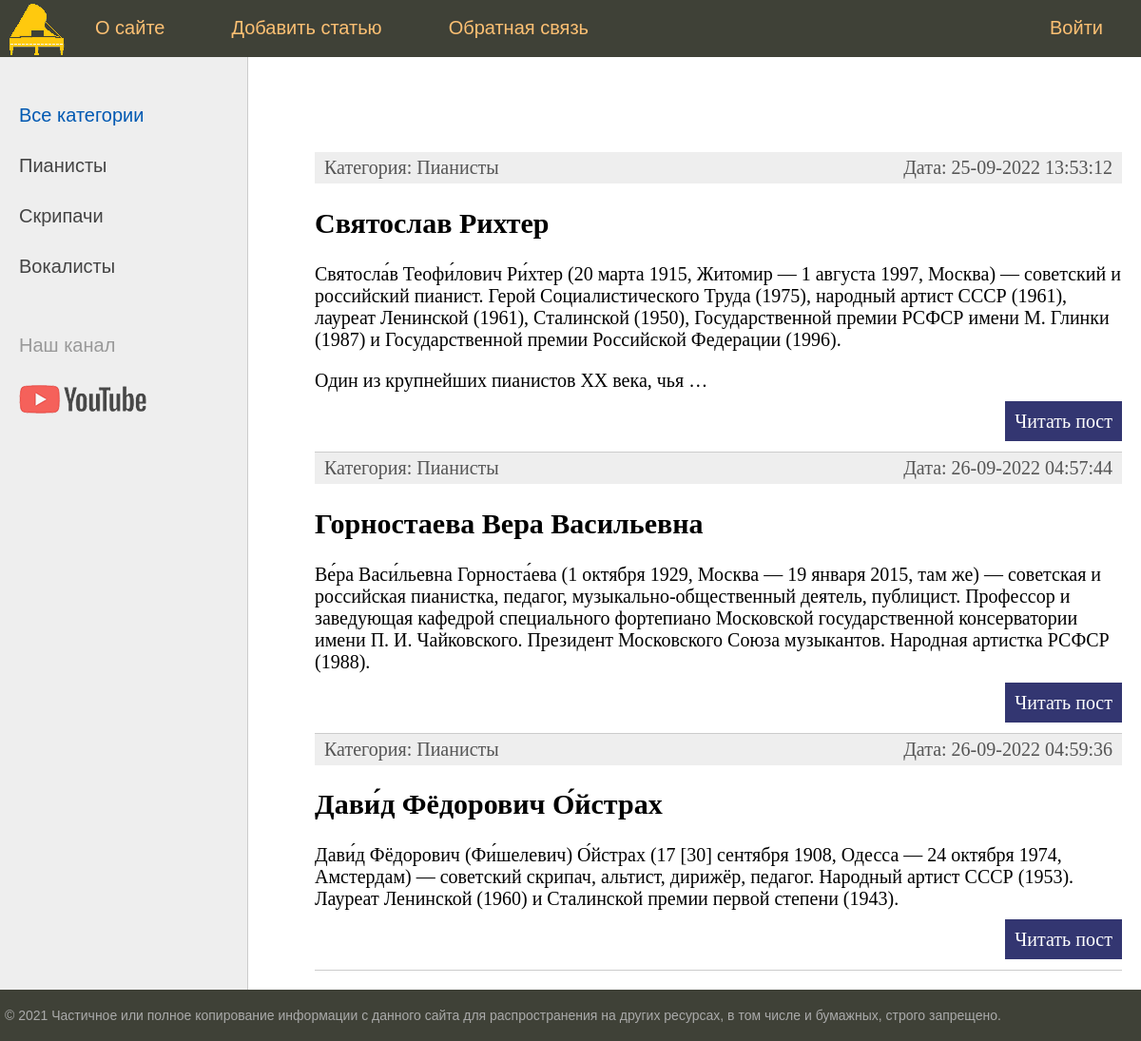
The app's page /, older data.
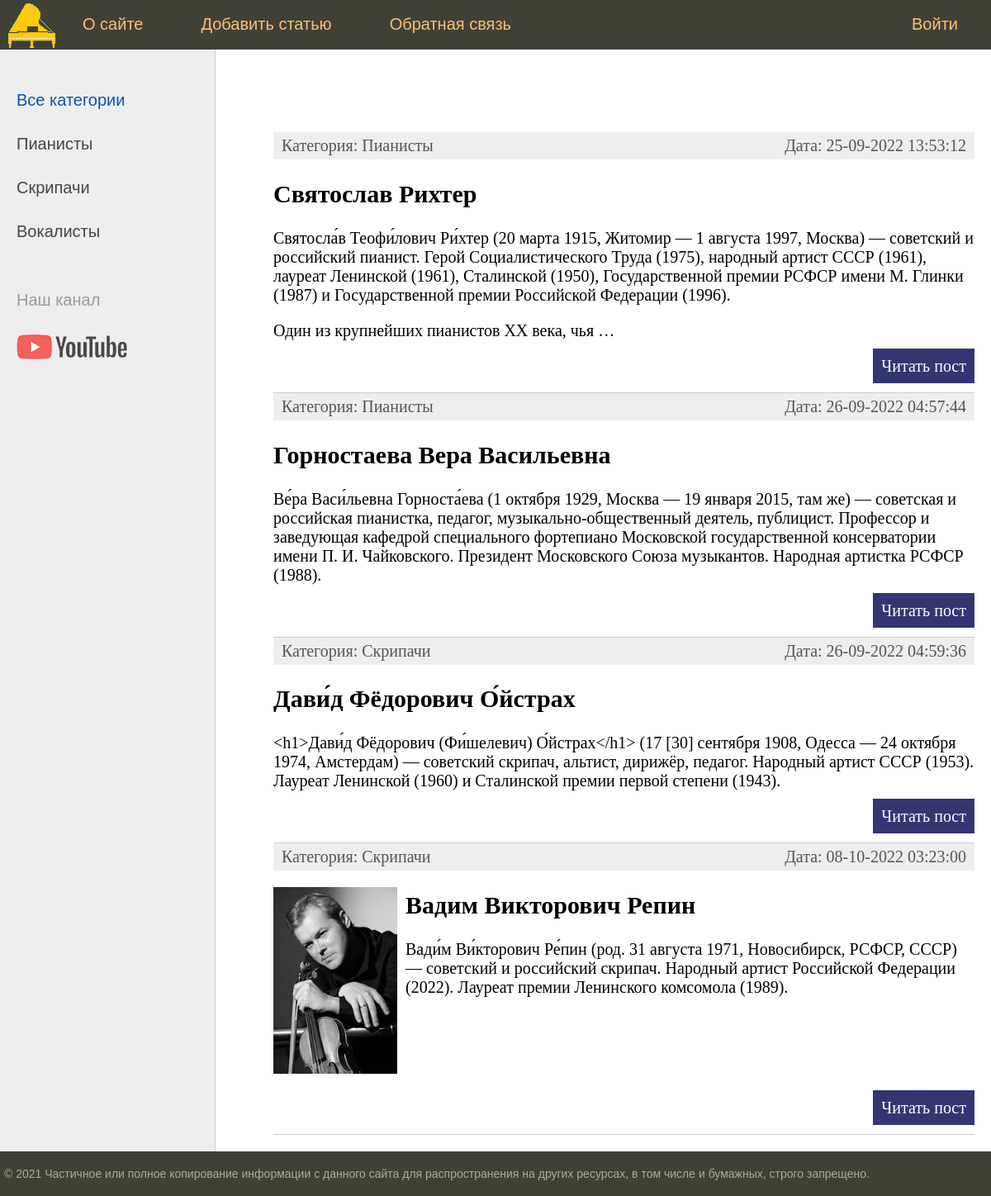
The same page, newer data.
### musicians/models.py (models this page shows, shortened)
class Category(models.Model):
    name = models.CharField(max_length=100, db_index=True, verbose_name="Категория")
    def __str__(self):
        return self.name
    def get_absolute_url(self):
        return reverse('category', kwargs={'cat_id': self.pk})
    class Meta:
        verbose_name = 'Категория'
        verbose_name_plural = 'Категории'
        ordering = ['id']

class Musicians(models.Model):
    id = models.AutoField(primary_key=True)
    title = models.CharField(max_length=255, verbose_name = "Заголовок")
    content = models.TextField(blank=True, verbose_name = "Текст статьи")
    photo = models.ImageField(upload_to="photos/%Y/%m/%d/", verbose_name = "Фотографии")
    audio = models.FileField(upload_to='audio/', blank=True, verbose_name = "Аудиозаписи")
    video = models.FileField(upload_to='video/', blank=True, verbose_name = "Видеозаписи")
    time_create = models.DateTimeField(auto_now_add=True, verbose_name = "Время создания")
    time_update = models.DateTimeField(auto_now=True, verbose_name = "Время обновления")
    is_published = models.BooleanField(default=True, verbose_name = "Публикация")
    cat = models.ForeignKey('Category', on_delete=models.PROTECT, null=True, verbose_name = "Категории")
    def get_absolute_url(self):
        return reverse('post', kwargs={'post_id': self.pk})
    class Meta:
        verbose_name = 'Известные музыканты'
        verbose_name_plural = 'Известные музыканты'
        ordering = ['time_create', 'title']

### musicians/views.py (the view)
# urls.py: path('', index, name='home'),
def index(request):
    posts = Musicians.objects.all()
    context = {
        'posts': posts,
        'menu': menu,
        'title': 'Главная страница',
        'cat_selected': 0,
    }
    return render(request, 'musicians/index.html', context=context)

### musicians/templatetags/musicians_tags.py (called while the page is built)
@register.inclusion_tag('musicians/list_categories.html')
def show_categories(sort=None, cat_selected=0):
    if not sort:
        cats = Category.objects.all() # возвращает фрагмент страницы
    else:
        cats = Category.objects.order_by(sort)
    return {"cats": cats, "cat_selected": cat_selected}

### musicians/templates/musicians/index.html (shortened to what this page needs)
{% extends 'musicians/base.html' %}
{% block content %}
<ul class="list-articles">
	{% for p in posts %}
			<li><div class="article-panel">
         		<p class="first">Категория: {{p.cat}}</p>
        	 	<p class="last">Дата: {{p.time_update|date:"d-m-Y H:i:s"}}</p>
			</div>
{% if p.photo %}
         <p><img class="img-article-left thumb" src="{{p.photo.url}}"></p>
{% endif %}
				<h2>{{p.title}}</h2>
	{% autoescape on %}
	{{p.content|linebreaks|truncatewords:50}}
	{% endautoescape %}
			<p class="link-read-post"><a href="{{ p.get_absolute_url }}">Читать пост</a></p>
			</li>
	{% endfor %}
</ul>
{% endblock %}

### musicians/templates/musicians/list_categories.html
{% for c in cats %}
	{% if c.pk == cat_selected %}
        <li class="selected">{{c.name}}</li>
	{% else %}
        <li><a href="{{ c.get_absolute_url }}">{{c.name}}</a></li>
	{% endif %}
{% endfor %}

Row changes from the older to the newer data that the page shows:
changed Musicians "Дави́д Фёдорович О́йстрах": cat "Пианисты" → "Скрипачи"; content "Дави́д Фёдорович (Фи́шелевич) О́йстрах (17 [30] сентября 1908,…" → "<h1>Дави́д Фёдорович (Фи́шелевич) О́йстрах</h1> (17 [30] сентября 1908,…"
added Musicians: cat "Скрипачи", time_update "08-10-2022 03:23:00", photo (picture), title "Вадим Викторович Репин", content "Вади́м Ви́кторович Ре́пин (род. 31 августа 1971, Новосибирск, РСФСР, СССР) — советский и российский скрипач. Народный артист Российской Федерации (2022). Лауреат премии Ленинского комсомола (1989)."
